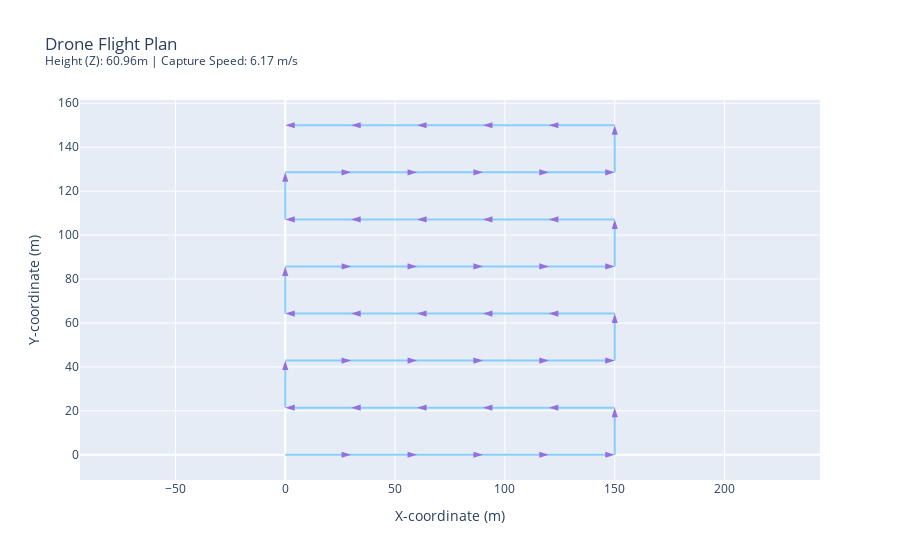

Notebook code cell kept with this figure:
### Markdown cell above
### <font color='darkorange'>Ablation 3: Increase Height</font>

*   **Change:** Double `dataset_spec.height` from the baseline (30.48m) to 60.96m.
*   **Observation:** The entire flight grid is sparser. Both the horizontal spacing along lines and the vertical spacing between lines have increased. The total number of waypoints is significantly reduced.
*   **Reasoning:** Flying higher increases the ground area covered by each photo (the footprint). With constant overlap/sidelap percentages, the drone can travel further both forward and sideways between photos while still meeting the requirements.
*   **Implication:** Flying higher covers ground faster with fewer photos, saving time and data. However, this comes at the cost of lower ground resolution (less detail) in the images.

### Code cell
# Ablation 3
print("\nAblation 3: Double Height")
camera_abl3 = copy.deepcopy(camera_x10)
dataset_spec_abl3 = copy.deepcopy(dataset_spec)
dataset_spec_abl3.height = dataset_spec.height * 2 # Double the height

plan_abl3 = generate_photo_plan_on_grid(camera_abl3, dataset_spec_abl3)
print(f"Generated {len(plan_abl3)} waypoints.")
fig_abl3 = plot_photo_plan(plan_abl3)
fig_abl3.show()

### Figure 1 — Plotly figure (JSON) as saved in the notebook; plotly's stock layout.template omitted (floating-point values rounded to 4 significant figures)
{"data": [{"line": {"color": "LightSkyBlue", "width": 2}, "marker": {"angleref": "previous", "color": "MediumPurple", "size": 10, "symbol": "arrow"}, "mode": "lines+markers", "name": "Flight Path", "type": "scatter", "x": [0, 30, 60, 90, 120, 150, 150, 120, 90, 60, 30, 0, 0, 30, 60, 90, 120, 150, 150, 120, 90, 60, 30, 0, 0, 30, 60, 90, 120, 150, 150, 120, 90, 60, 30, 0, 0, 30, 60, 90, 120, 150, 150, 120, 90, 60, 30, 0], "y": [0, 0, 0, 0, 0, 0, 21.43, 21.43, 21.43, 21.43, 21.43, 21.43, 42.86, 42.86, 42.86, 42.86, 42.86, 42.86, 64.29, 64.29, 64.29, 64.29, 64.29, 64.29, 85.71, 85.71, 85.71, 85.71, 85.71, 85.71, 107.1, 107.1, 107.1, 107.1, 107.1, 107.1, 128.6, 128.6, 128.6, 128.6, 128.6, 128.6, 150, 150, 150, 150, 150, 150]}], "layout": {"hovermode": "closest", "title": {"text": "Drone Flight Plan<br><sup>Height (Z): 60.96m | Capture Speed: 6.17 m/s</sup>"}, "xaxis": {"title": {"text": "X-coordinate (m)"}}, "yaxis": {"scaleanchor": "x", "scaleratio": 1, "title": {"text": "Y-coordinate (m)"}}}}
